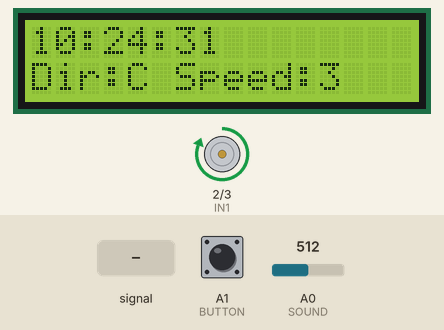
Bench run of a sketch on a simulated Arduino Uno, built with avr-gcc and run on an emulated ATmega328P. On the bench: 16×2 character LCD, motor-driver pin pairs drawn as motors (green arrow = first pin HIGH = forward, orange = second pin HIGH = backward, longer = more drive, scaled by the enable pin). Inputs (shaded band) come from the test bench; at power-on: A1 (BUTTON) HIGH, A0 (SOUND) = 512. The local clock reads 2024-03-15 10:24:30 at power-on unless the sketch sets it.

Above: at 1.6 s.
1.7 s: A1 (BUTTON) pulled LOW for 0.15 s
At 2.8 s:
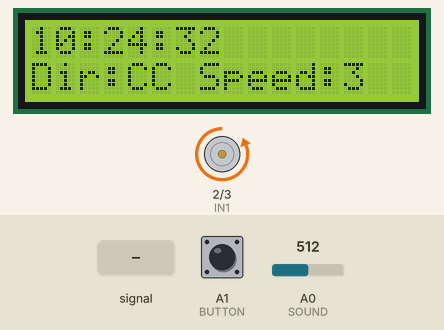
4.8 s: A0 (SOUND) fed a 200 Hz sine of ±460 counts around its level
7.3 s: A0 (SOUND) set to 30
At 8.8 s:
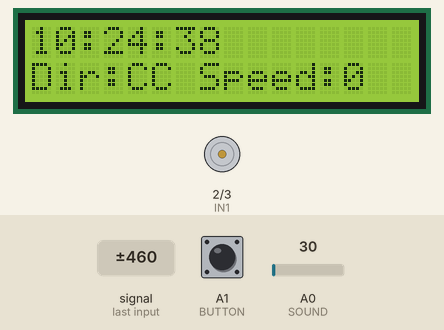
10.3 s: A1 (BUTTON) pulled LOW for 1 s
At 11.8 s:
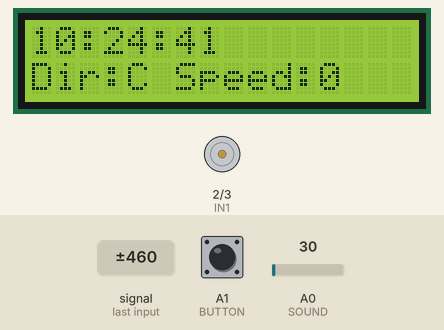
14.3 s: A0 (SOUND) set to 36
16.5 s: A0 (SOUND) set to 44
At 18.6 s:
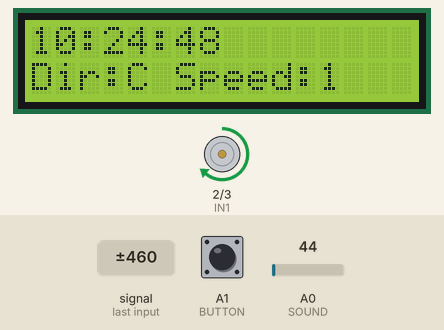
Timing chart, 0 to 20.1 s (numbered marks = the images above; inputs shaded):
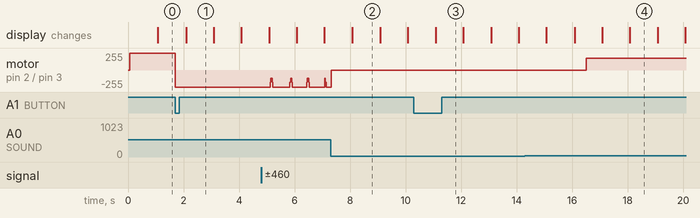

Measured:
- the behaviour switches between 39 and 40 on A0 (SOUND) (found by bisection; images 3 and 4)
- after the input at 1.7 s, motor on pin 2 (IN1) / pin 3 (IN2): forward 255/255 → backward 255/255 at once; the display: changes after 0.39 s (image 1)
- after the input at 10.3 s, the display: changes after 0.78 s (image 3)
- after the input at 16.5 s, motor on pin 2 (IN1) / pin 3 (IN2): stopped → forward 180/255 at once
- what the display in image 1 shows lasts 1.0 s, from 2.1 s to 3.1 s

The sketch:

lab3micro2r.ino
```cpp
//Odey
#include <Wire.h>
#include <RTClib.h>
#include <LiquidCrystal.h>
#include <TimerOne.h>   //Andrew

// LCD RS,E,D4,D5,D6,D7 //Kevin
LiquidCrystal lcd(7, 8, 9, 10, 11, 12);

//RTC Odey
RTC_DS1307 rtc;

//MotorL293D Andrew
const int EN = 6;
const int IN1 = 2;
const int IN2 = 3;

const int SOUND = A0;
const int BUTTON = A1;

//Time Kevin
volatile int h = 0, m = 0, s = 0;
volatile bool updateLCD = false;

//Direction Start and Speed Andrew
bool dirCW = true;
int speedStep = 0;

void p2(int x) { //Format for time on LCD Kevin
  if (x < 10) lcd.print('0');
  lcd.print(x);
}

void timerISR() { //timer Kevin
  if (++s == 60) { //resets 0 after 60
    s = 0;
    if (++m == 60) { //resets 0 after 60
      m = 0;
      if (++h == 24) h = 0; //resets 0 after 24
    }
  }
  updateLCD = true; //bool for true
}


void driveMotor() { //motor Andrew
  int pwm[] = {0, 120, 180, 255}; //rotates in speed
  analogWrite(EN, pwm[speedStep]); //analog pin write

  digitalWrite(IN1, dirCW ? HIGH : LOW); //writes in the serial monitor
  digitalWrite(IN2, dirCW ? LOW : HIGH);
}

//LCD Kevin
void showLCD() { //lcd display
  lcd.clear();
  lcd.setCursor(0, 0); //position
  p2(h); lcd.print(":"); p2(m); lcd.print(":"); p2(s); //prints on lcd

  lcd.setCursor(0, 1); //position
  lcd.print("Dir:"); lcd.print(dirCW ? "C " : "CC "); //prints on lcd
  lcd.print("Speed:"); lcd.print(speedStep);
}

//setup for the pins
void setup() {
  Serial.begin(9600); //baud rate

  lcd.begin(16, 2); //pins

  pinMode(EN, OUTPUT); //motor pins Andrew
  pinMode(IN1, OUTPUT); //dir control
  pinMode(IN2, OUTPUT);

  pinMode(SOUND, INPUT); //sound pins Odey
  pinMode(BUTTON, INPUT_PULLUP); //---

  rtc.begin(); //rtc Odey
  DateTime now = rtc.now(); //current time
  h = now.hour();
  m = now.minute();
  s = now.second();


  Timer1.initialize(1000000); //interrupt 1,000,000 microseconds = 1 second
  Timer1.attachInterrupt(timerISR); //when 1 second it runs tmerISR
}

void loop() { //main loop
  static int lastB = HIGH; //button
  int b = digitalRead(BUTTON);
  if (lastB == HIGH && b == LOW) dirCW = !dirCW; //button cc and cw
  lastB = b;

  int level = analogRead(SOUND); //sound sensor
  if (level < 40) speedStep = 0; //low
  else if (level < 60) speedStep = 1; //medium
  else if (level < 80) speedStep = 2; //high
  else speedStep = 3; //more than 80 high

  driveMotor(); //motor function

  if (updateLCD) { //lcd
    updateLCD = false; //check the flag
    showLCD();
  }

  delay(20);
}
```
